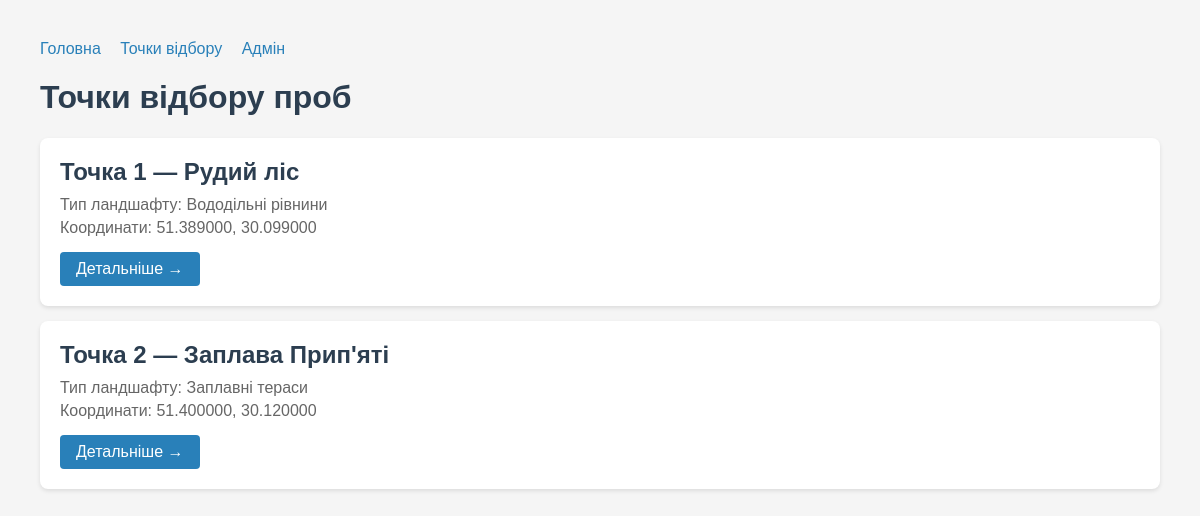
Page /locations/ on the committed database.
### radionuclides/models.py (models this page shows, shortened)
class SamplingLocation(models.Model):
    name = models.CharField(max_length=200)
    landscape_type = models.ForeignKey(LandscapeType, on_delete=models.PROTECT)
    latitude = models.DecimalField(max_digits=9, decimal_places=6, null=True, blank=True)
    longitude = models.DecimalField(max_digits=9, decimal_places=6, null=True, blank=True)
    notes = models.TextField(blank=True)

class LandscapeType(models.Model):
    name = models.CharField(max_length=100)
    slug = models.SlugField(unique=True)
    description = models.TextField(blank=True)
    def __str__(self):
        return self.name

### radionuclides/views.py (the view)
# urls.py: path('locations/', views.location_list, name='location-list'),
def location_list(request):
    locations = SamplingLocation.objects.all()
    return render(request, 'radionuclides/location_list.html', {'locations': locations})

### radionuclides/templates/radionuclides/location_list.html (shortened to what this page needs)
<!DOCTYPE html>
<html lang="uk">
<head>
</head>
<body>
    <nav>
        <a href="{% url 'index' %}">Головна</a>
        <a href="{% url 'location-list' %}">Точки відбору</a>
        <a href="/admin">Адмін</a>
    </nav>
    <h1>Точки відбору проб</h1>
    {% for location in locations %}
    <div class="card">
        <h2>{{ location.name }}</h2>
        <p>Тип ландшафту: {{ location.landscape_type }}</p>
        <p>Координати: {{ location.latitude }}, {{ location.longitude }}</p>
        <a href="{% url 'location-detail' location.pk %}" class="btn">Детальніше →</a>
    </div>
    {% endfor %}
</body>
</html>

### radionuclides/templates/radionuclides/location_list.html (style rules this page uses)
body { font-family: Arial, sans-serif; margin: 40px; background: #f5f5f5; }
h1 { color: #2c3e50; }
nav a { margin-right: 15px; color: #2980b9; text-decoration: none; }
.card { background: white; padding: 20px; border-radius: 8px; margin: 15px 0; box-shadow: 0 2px 4px rgba(0,0,0,0.1); }
.card h2 { margin: 0 0 10px; color: #2c3e50; }
.card p { margin: 5px 0; color: #666; }
.btn { display: inline-block; margin-top: 10px; padding: 8px 16px; background: #2980b9; color: white; border-radius: 4px; text-decoration: none; }

### rows in the picture
SamplingLocation: name "Точка 1 — Рудий ліс", landscape_type "Вододільні рівнини", latitude "51.389000", longitude "30.099000"
SamplingLocation: name "Точка 2 — Заплава Прип'яті", landscape_type "Заплавні тераси", latitude "51.400000", longitude "30.120000"
